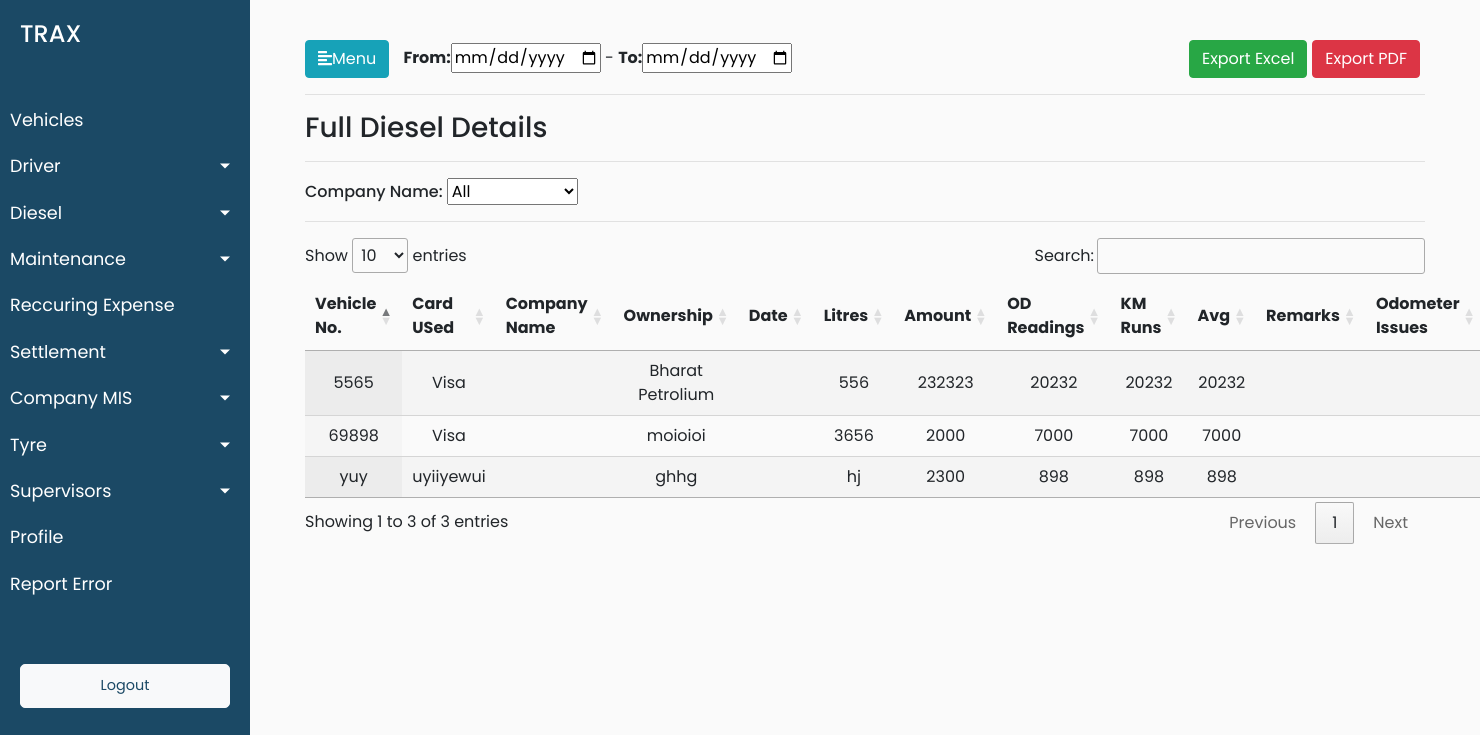
The app's page /diesel/full_diesel_details, older data.
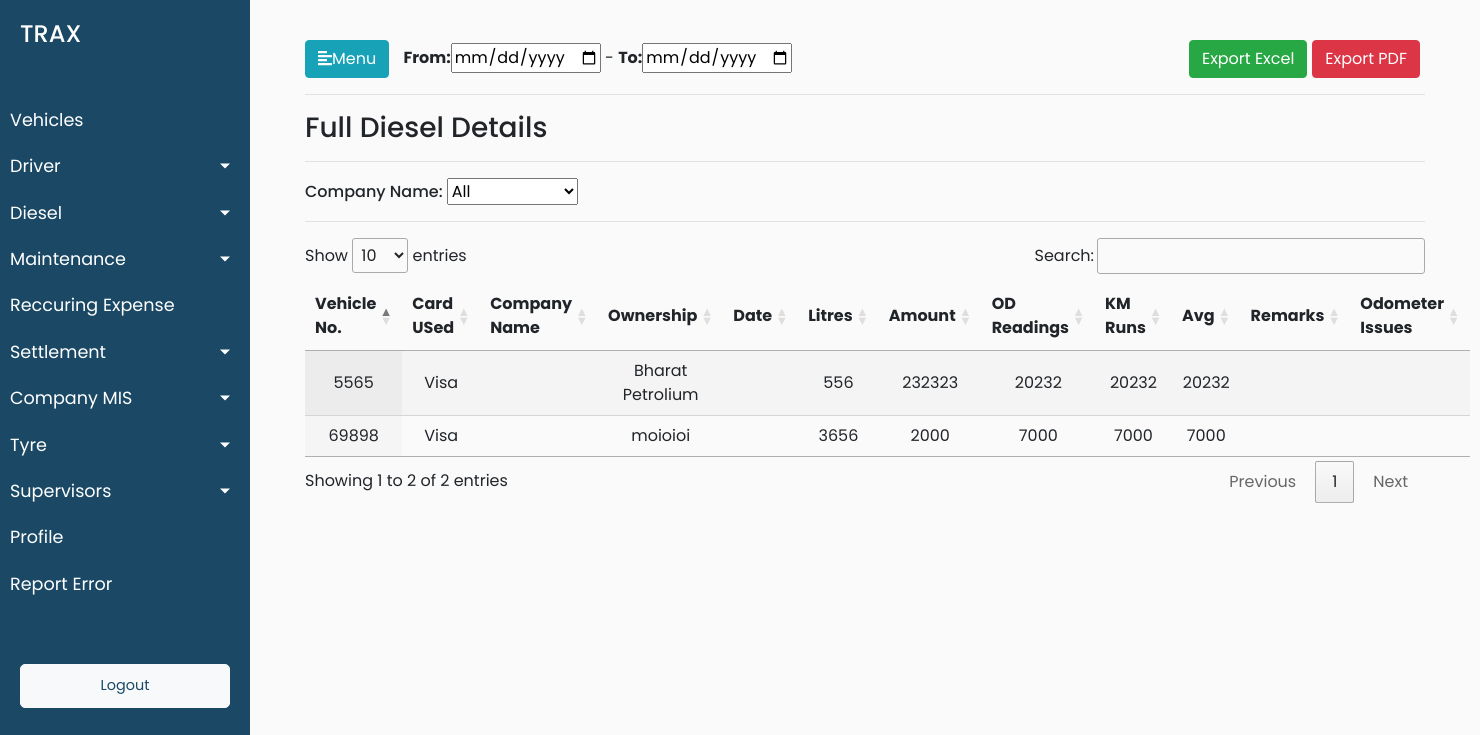
The same page, newer data.
### trax_vehicle_manager_data/models.py (models this page shows, shortened)
class Expenses(models.Model):
    expense_name = models.CharField(max_length=50)
    expense_id = models.PositiveSmallIntegerField()
    expense_vehicle_id = models.ForeignKey(Vehicles, on_delete = models.CASCADE)

class Diesel(Expenses):
    terminal_id = models.CharField(max_length=900,blank=True)
    transaction_date = models.DateTimeField(default=timezone.now,blank=True)
    merchant = models.CharField(max_length=900,blank=True)
    account_number = models.CharField(max_length=900,blank=True)
    card_used = models.CharField(max_length=900,blank=True)
    vehicle_number = models.CharField(max_length=900,blank=True)
    vehicle_detail = models.CharField(max_length=900,blank=True)
    transaction_type = models.CharField(max_length=900,blank=True)
    diesel_rate = models.CharField(max_length=900,blank=True)
    volume = models.CharField(max_length=900,blank=True)
    amount_Rs = models.CharField(max_length=900,blank=True)
    balance_Rs = models.CharField(max_length=900,blank=True)
    odometer_reading = models.CharField(max_length=900,blank=True)
    ownership = models.CharField(max_length=900,blank=True)

### trax_vehicle_manager_data/views.py (the view)
# urls.py: path('diesel/full_diesel_details',views.full_diesel_details,name='full_diesel_details'),
def full_diesel_details(request):
    diesel_objects = Diesel.objects.all()
    data = {'diesel_objects':diesel_objects}
    return render(request,'trax_vehicle_manager_data/full_diesel_details.html',data)

### trax_vehicle_manager_data/templates/trax_vehicle_manager_data/full_diesel_details.html (shortened to what this page needs)
{% extends 'trax_vehicle_manager_data/base.html' %}
{% load static %}
{% block stylesheets %}
<link rel="stylesheet" href="//cdn.datatables.net/1.10.19/css/jquery.dataTables.min.css">
{% endblock stylesheets %}
{% block content %}
<span><span id="date"><b>From:</b><input type="date"> - <b>To:</b><input type="date"></span><span id="btn">
        <button class="btn btn-success">Export Excel</button><button class="btn btn-danger">Export PDF</button></span> </span>
<hr>
<h3>Full Diesel Details</h3>
<hr>
<div>
    <form>
        <h6> Company Name:
            <select>
                <option>All</option>
            </select>
        </h6>
    </form>
</div>
<hr>
<div>
    <table id="test_table" class="display" style="width:100%">
        <thead>
            <tr>
                <th>Vehicle No.</th>
                <th>Card USed</th>
                <th>Company Name</th>
                <th>Ownership</th>
                <th>Date</th>
                <th>Litres</th>
                <th>Amount</th>
                <th>OD Readings</th>
                <th>KM Runs</th>
                <th>Avg</th>
                <th>Remarks</th>
                <th>Odometer Issues</th>
            </tr>
        </thead>
        <tbody>
        {% for diesel in diesel_objects %}
            <tr>
                <td>{{diesel.vehicle_number}}</td>
                <td>{{diesel.card_used}}</td>
                <td>{{diesel.}}</td>
                <td>{{diesel.ownership}}</td>
                <td>{{diesel.}}</td>
                <td>{{diesel.volume}}</td>
                <td>{{diesel.amount_Rs}}</td>
                <td>{{diesel.odometer_reading}}</td>
                <td>{{diesel.odometer_reading}}</td>
                <td>{{diesel.odometer_reading}}</td>
                <td>{{diesel.}}</td>
                <td>{{diesel.}}</td>
            </tr>
        {% endfor %}
        </tbody>
    </table>
</div>
{% endblock %}

Row changes from the older to the newer data that the page shows:
removed Diesel: vehicle_number "yuy", card_used "uyiiyewui", ownership "ghhg", volume "hj", amount_Rs "2300", odometer_reading "898"
Text that changed along with them:
text written by a page script: "Show entries Search: Showing 1 to 3 of 3 entries Previous 1 Next" → "Show entries Search: Showing 1 to 2 of 2 entries Previous 1 Next"
